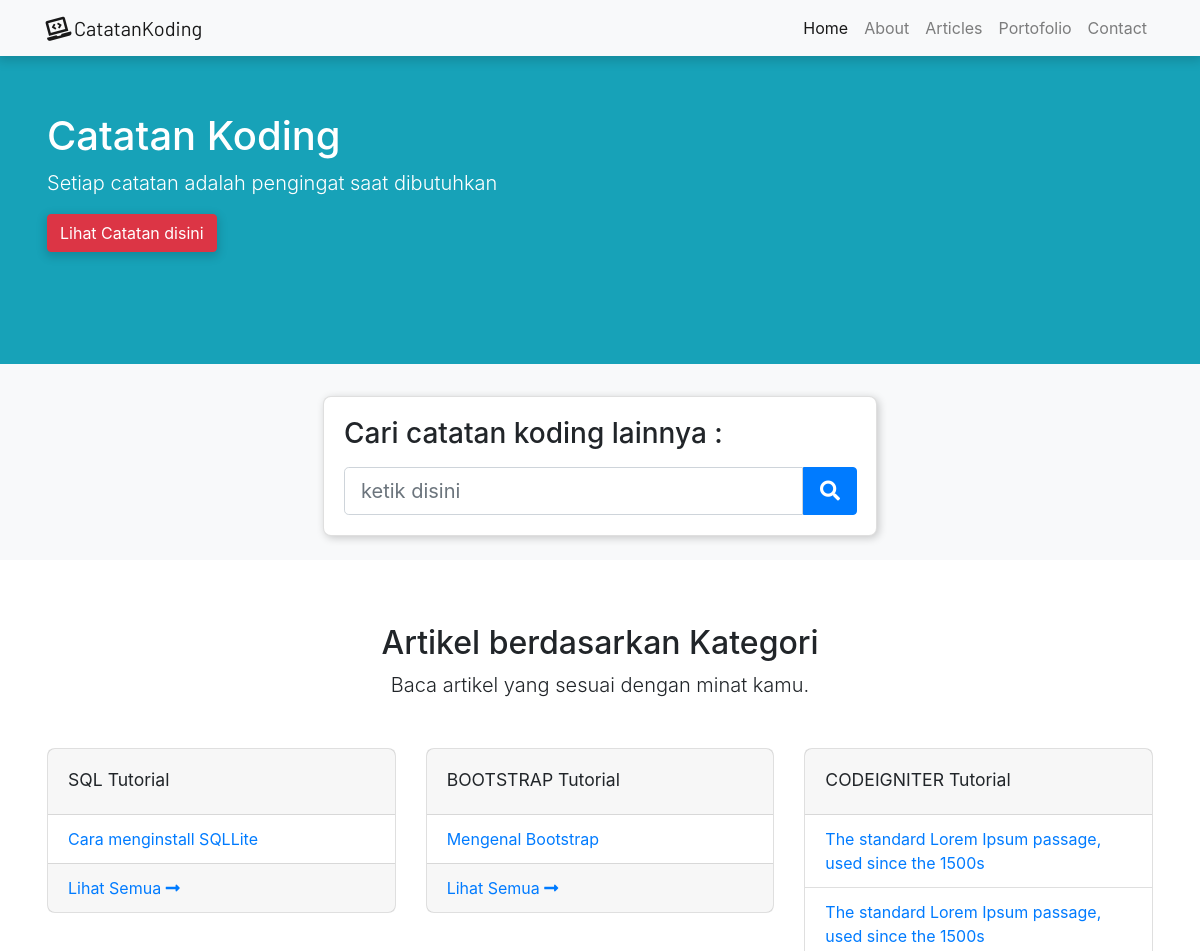
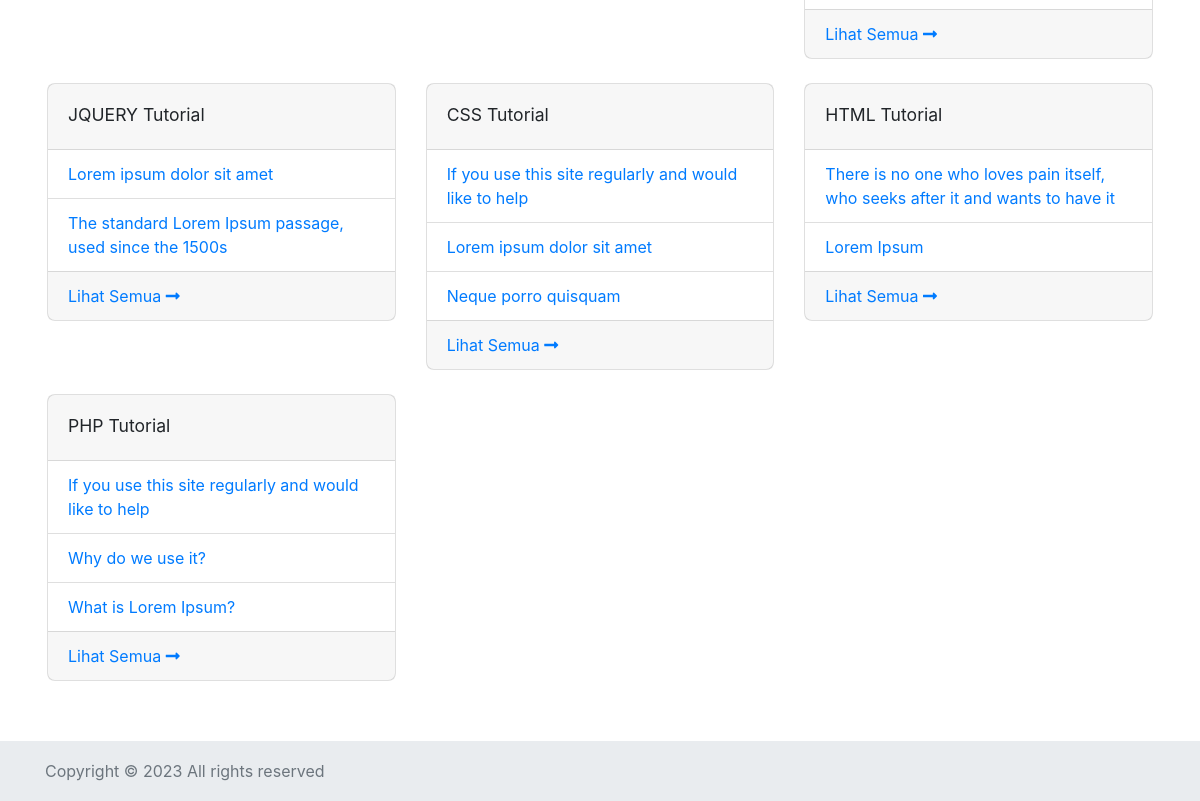
The page / on the database its author committed (2 pictures, top to bottom).
### tables this page shows
CREATE TABLE IF NOT EXISTS `categories` (
  `id` int(10) unsigned NOT NULL,
  `categorys_name` char(100) NOT NULL,
  `slug` varchar(255) NOT NULL,
  `images` varchar(100) NOT NULL,
  `created_at` timestamp NULL DEFAULT NULL,
  `updated_at` timestamp NULL DEFAULT NULL,
  `deleted_at` timestamp NULL DEFAULT NULL,
  PRIMARY KEY (`id`)
);

CREATE TABLE IF NOT EXISTS `articles` (
  `id` bigint(20) unsigned NOT NULL,
  `random_id` varchar(100) NOT NULL,
  `title` char(100) NOT NULL,
  `slug` varchar(255) NOT NULL,
  `keywords` varchar(225) NOT NULL,
  `description` varchar(225) NOT NULL,
  `user_id` int(11) NOT NULL,
  `content` longtext NOT NULL,
  `category_id` int(11) NOT NULL,
  `images` varchar(100) NOT NULL,
  `dimensions` varchar(255) NOT NULL,
  `path` varchar(255) NOT NULL,
  `setting_slider` int(2) NOT NULL,
  `status_publish` int(2) NOT NULL,
  `hits` int(11) NOT NULL,
  `created_at` timestamp NULL DEFAULT NULL,
  `updated_at` timestamp NULL DEFAULT NULL,
  `deleted_at` timestamp NULL DEFAULT NULL,
  PRIMARY KEY (`id`)
);

### application/controllers/Home.php (called while the page is built, shortened)
<?php
class Home extends CI_Controller {
	public function __construct()
	{
		$this->load->model('public/home_model');
        $this->load->model('public/visitor_model');
	}
	public function index()
	{
		$this->load->view('template/public/index',[
            'kategory'=>$this->home_model->artikel_kategori(),
            'title' => 'Catatan Koding',
            'content' => 'public/home/index',
            'javascript' => 'public/home/javascript',
        ]);
	}
}

### index.php (called while the page is built, shortened)
<?php
require_once BASEPATH.'core/CodeIgniter.php';

### application/models/public/Home_model.php (called while the page is built, shortened)
<?php
class Home_model extends CI_Model
{
   public function artikel_kategori()
   {
      $query = $this->db->query("SELECT c.id,c.categorys_name,c.slug AS slug_c
                                 FROM articles a
                                 JOIN categories c ON a.category_id=c.id
                                 GROUP BY a.category_id
                                 ORDER BY a.id DESC");
      return $query->result();
   }
}

### application/views/public/home/index.php (the view, shortened to what this page needs)
<section class="jumbotron bg-info text-white">
  <div class="container my-5">
     <h1>Catatan Koding</h1>
     <p class="lead">Setiap catatan adalah pengingat saat dibutuhkan</p>
     <a class="btn btn-danger shadow" href="<?= base_url('category') ?>">
       Lihat Catatan disini
     </a>
  </div>
</section>
 <section class="blog-content-area">
  <div class="container">
    <div class="row justify-content-center">
     <div class=" col-lg-3 col-md-12 col-sm-12 col-xs-12 pl-2 pr-2"></div>
     <div class=" col-lg-6 col-md-12 col-sm-12 col-xs-12 pl-2 pr-2">
       <div class="card box-shadow mb-4">
          <div class="card-body">
            <h3 class="mb-3">Cari catatan koding lainnya :</h3>
              <form action="<?= base_url('/key')?>" method="get">
              <div class="input-group input-group-lg">
                <input type="text" name="search" class="form-control" placeholder="ketik disini">
                <div class="input-group-prepend">
                  <button class="btn btn-primary rounded-right" type="submit">
                    <i class="fas fa-search"></i>
                  </button>
                </div>
              </div>
              </form>
          </div>
        </div>
     </div>
     <div class=" col-lg-3 col-md-12 col-sm-12 col-xs-12 pl-2 pr-2"></div>
    </div>
    </div>
</section>
<section class="jumbotron bg-white">
  <div class="text-center mb-5">
    <h2>Artikel berdasarkan Kategori</h2>
    <p class="lead">Baca artikel yang sesuai dengan minat kamu.</p>
  </div>
<div class="container">
  <div class="row">
    <?php foreach ($kategory as $key => $item): ?>
    <?php
    $id     = $item->id;
    $query  = $this->db->query("SELECT a.title,a.slug AS slug_a,c.slug AS slug_c
                                FROM articles a
                                JOIN categories c ON a.category_id=c.id
                                WHERE category_id='$id'
                                ORDER BY a.created_at DESC LIMIT 0,5");
    $result = $query->result();
    ?>
    <div class="col-12 col-md-6 col-lg-4 mb-4 border-0">
      <div class="card">
        <div class="card-header">
          <h3 class="card-title mt-2"><?= $item->categorys_name ?></h3>
        </div>
        <div class="card-body p-0 flat">
          <ul class="list-group list-group-flush">
          <?php foreach ( $result as $key => $val): ?>
            <li class="list-group-item">
              <a href="<?= base_url('articles/'.$val->slug_c.'/'.$val->slug_a.'') ?>" class=""><?= $val->title ?></a>
            </li>
          <?php endforeach; ?>
          </ul>
        </div>
        <div class="card-footer">
          <a href="<?= base_url('articles/category/'.$item->slug_c.'') ?>">Lihat Semua <i class="fas fa-long-arrow-alt-right"></i></a>
        </div>
      </div>
    </div>
  <?php endforeach; ?>
  </div>
</div>
</section>

### application/views/template/public/index.php (shortened to what this page needs)
<!DOCTYPE html>
<html>
<head>
  <link href="<?= base_url('asset/public/vendor/fontawesome-free/css/all.min.css') ?>" rel="stylesheet" type="text/css">
	<link rel="stylesheet" href="<?= base_url('asset/public/vendor/bootstrap/css/bootstrap.min.css') ?>">
	<link rel="stylesheet" href="<?= base_url('asset/public/css/style.css') ?>">
</head>
<body>
    <header id="header" class="header-area">
        <nav class="navbar navbar-expand-md navbar-light bg-light shadow fixed-top">
            <div class="container">
            <a class="navbar-brand" href="#">
                <i class="fas fa-laptop-code rotate-n-15"></i> CatatanKoding
            </a>
            <div class="navbar-collapse collapse" id="navbarNav">
              <ul class="navbar-nav ml-auto">
                <li class="nav-item <?= $this->uri->segment(1) == '' ? 'active' : '' ?>">
                  <a class="nav-link" href="<?= base_url('')?>">Home</a>
                </li>
                <li class="nav-item <?= $this->uri->segment(1) == 'about' ? 'active' : '' ?>">
                  <a class="nav-link" href="<?= base_url('/about')?>">About</a>
                </li>
                <li class="nav-item <?= $this->uri->segment(1) == 'articles' ? 'active' : '' ?>">
                  <a class="nav-link" href="<?= base_url('/articles')?>">Articles</a>
                </li>
                <li class="nav-item <?= $this->uri->segment(1) == 'portofolio' ? 'active' : '' ?>">
                  <a class="nav-link" href="<?= base_url('/portofolio')?>">Portofolio</a>
                </li>
                <li class="nav-item <?= $this->uri->segment(1) == 'contact' ? 'active' : '' ?>">
                  <a class="nav-link" href="<?= base_url('/contact')?>">Contact</a>
                </li>
              </ul>
            </div>
            </div>
          </nav>
    </header>
  <?php
    if(isset($content))$this->load->view($content);
  ?>
<footer class="footer">
  <div class="container">
    <span class="text-muted">Copyright &copy; <?= date('Y') ?>  All rights reserved</span>
  </div>
</footer>
</body>
</html>

### asset/public/css/style.css (style rules this page uses)
html { position: relative; min-height: 100%; }
body { background-color: #f8f9fa; }
.navbar-brand { font-family: "Barlow", sans-serif; color: #333; }
a, a:hover { text-decoration: none; outline: 0 solid transparent; }
.header-area { width: 100%; z-index: 100; background-color: #ffffff; box-shadow: 0 3px 10px 2px rgb(0 0 0 / 15%); }
.shadow { box-shadow: 0 3px 10px 2px rgb(0 0 0 / 15%); }
.rotate-n-15 { transform: rotate(-15deg); }
.box-shadow { box-shadow: 2px 2px 8px 0 rgb(0 0 0 / 20%); transition: all 0.3s; }
.justify-content-center { justify-content: center!important; }
.footer { position: absolute; bottom: 0; width: 100%; height: 60px; line-height: 60px; background-color: #e9ecef; }
.pl-2, .px-2 { padding-left: .5rem!important; }
.card { border-radius: .5rem; }
.jumbotron { border-radius: 0px; }
.card-title { font-size: 1.1rem; font-weight: 400; }

### rows shown on the page
categories: categorys_name "SQL Tutorial"
articles: title "Cara menginstall SQLLite"
categories: categorys_name "BOOTSTRAP Tutorial"
articles: title "Mengenal Bootstrap"
categories: categorys_name "CODEIGNITER Tutorial"
articles: title "The standard Lorem Ipsum passage, used since the 1500s"
articles: title "The standard Lorem Ipsum passage, used since the 1500s"
categories: categorys_name "JQUERY Tutorial"
articles: title "Lorem ipsum dolor sit amet"
articles: title "The standard Lorem Ipsum passage, used since the 1500s"
categories: categorys_name "CSS Tutorial"
articles: title "If you use this site regularly and would like to help"
articles: title "Lorem ipsum dolor sit amet"
articles: title "Neque porro quisquam"
categories: categorys_name "HTML Tutorial"
articles: title "There is no one who loves pain itself, who seeks after it and wants to have it"
articles: title "Lorem Ipsum"
categories: categorys_name "PHP Tutorial"
articles: title "If you use this site regularly and would like to help"
articles: title "Why do we use it?"
articles: title "What is Lorem Ipsum?"
